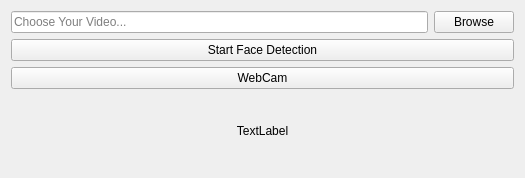
<?xml version="1.0" encoding="UTF-8"?>
<ui version="4.0">
 <class>Download</class>
 <widget class="QWidget" name="Download">
  <property name="geometry">
   <rect>
    <x>0</x>
    <y>0</y>
    <width>525</width>
    <height>178</height>
   </rect>
  </property>
  <property name="windowTitle">
   <string>Form</string>
  </property>
  <layout class="QGridLayout" name="gridLayout">
   <item row="0" column="0">
    <widget class="QLineEdit" name="destination">
     <property name="placeholderText">
      <string>Choose Your Video...</string>
     </property>
    </widget>
   </item>
   <item row="3" column="0" colspan="2">
    <widget class="QLabel" name="label">
     <property name="text">
      <string>TextLabel</string>
     </property>
     <property name="alignment">
      <set>Qt::AlignCenter</set>
     </property>
    </widget>
   </item>
   <item row="0" column="1">
    <widget class="QPushButton" name="browse">
     <property name="text">
      <string>Browse</string>
     </property>
    </widget>
   </item>
   <item row="1" column="0" colspan="2">
    <widget class="QPushButton" name="start_face">
     <property name="text">
      <string>Start Face Detection</string>
     </property>
    </widget>
   </item>
   <item row="2" column="0" colspan="2">
    <widget class="QPushButton" name="webcam">
     <property name="text">
      <string>WebCam</string>
     </property>
    </widget>
   </item>
  </layout>
 </widget>
 <resources/>
 <connections/>
</ui>
